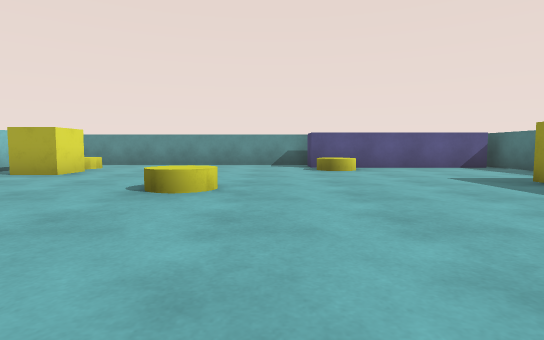
View 1 (above)

13 first-person views from a walk through a 3-D level made in the Unity game engine. The camera is 0.58 m above the floor, tilts 4° down and sees 80° across. The floor is counted in squares, 1 m on a side. Each view is taken from the middle of a square. On the plan, view 1 faces up. The plan holds only what a view shows up to about 9 squares ahead; the rest is blank. The player character is not drawn.

View 2
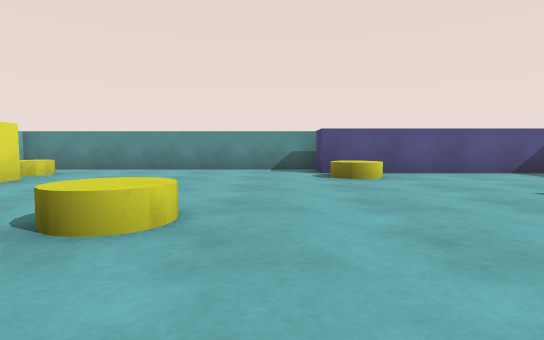

View 3
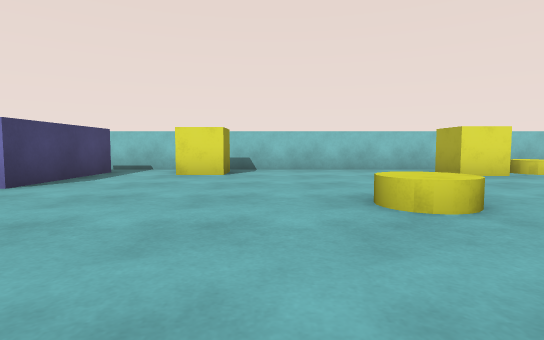

View 4
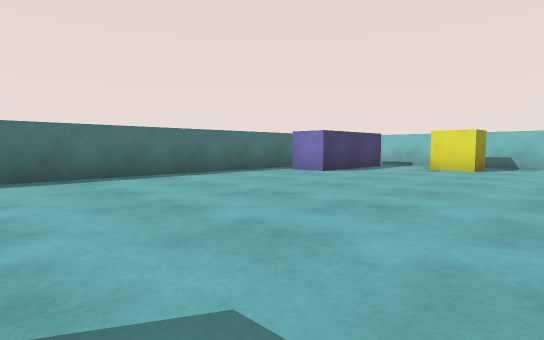

View 5
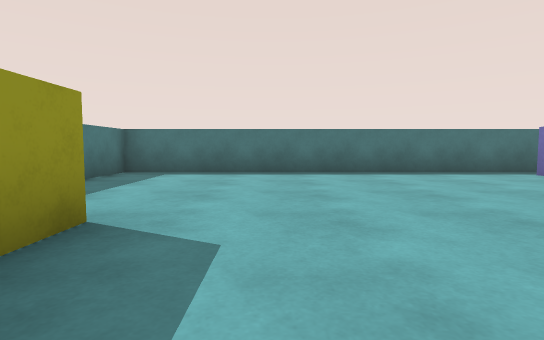

View 6
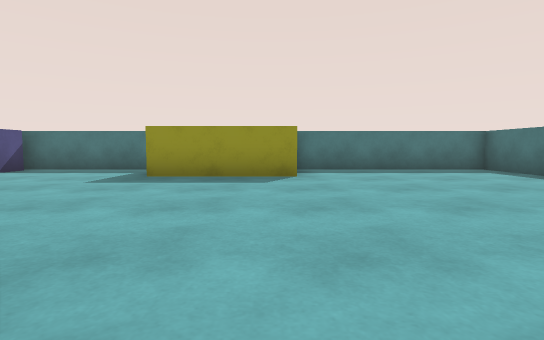

View 7
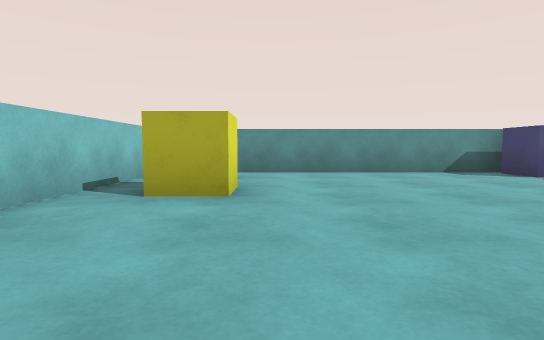

View 8
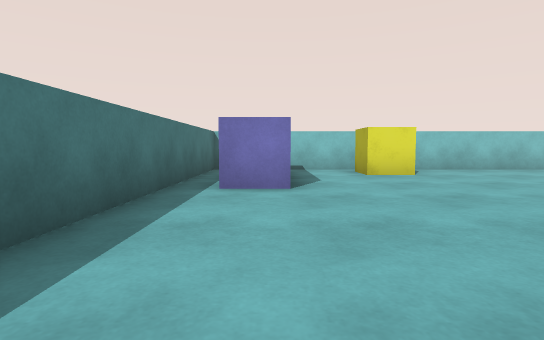

View 9
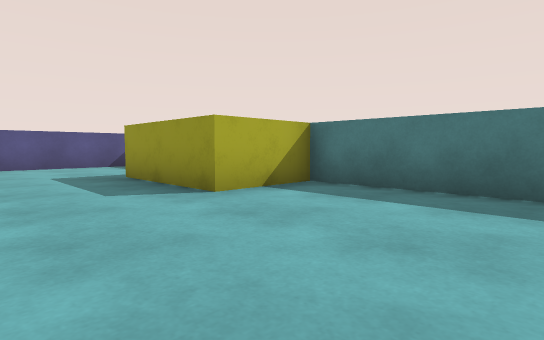

View 10
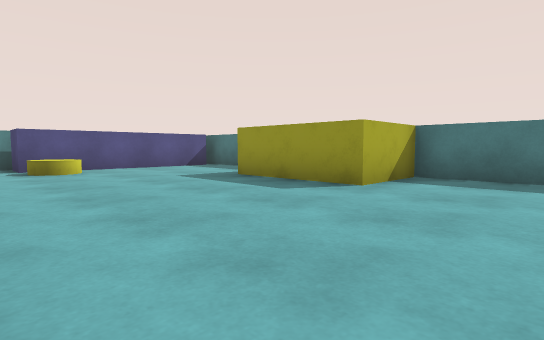

View 11
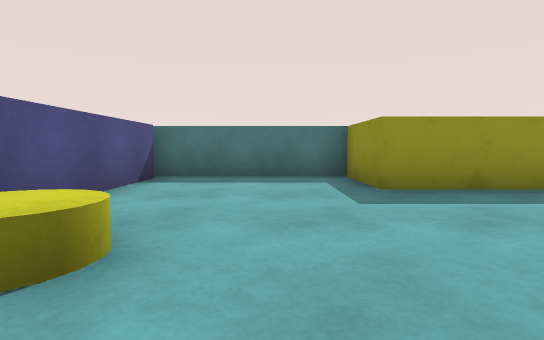

View 12
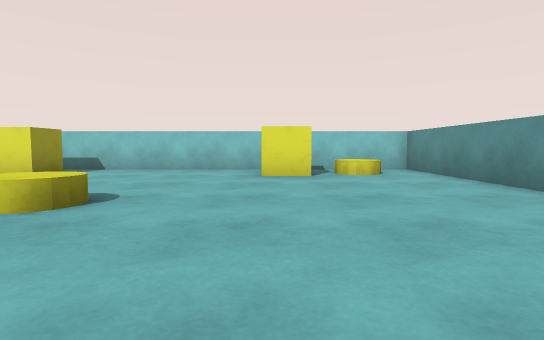

View 13
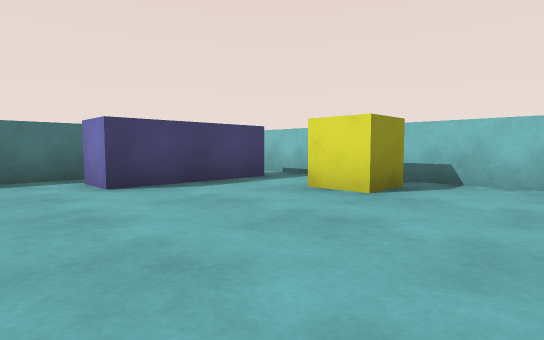

### Floor plan
Points are (right, up) in squares from view 1. A wall is a line through its corners. A room is listed if a view was taken in it or the views show most of it. See-through windows are left out.
Room 1 (views 1, 2, 3, 4, 5, 6, 7, 8, 9, 10, 11, 12, 13)
walls: (1.4, 10.6) (-6.5, 10.6) (-6.5, -2.5) (6.4, -2.5) (6.4, 2.5) (4.5, 2.5) (4.5, 5.5) (6.4, 5.5) (6.4, 9.6); (-5.6, -0.7) (-2.5, -0.7) (-2.5, -1.8); (6.1, 9.2) (1.1, 9.2) (1.1, 10.2)
objects: yellow cube (-6, 1) to (-5, 2); yellow cube (-5, 7); yellow cylinder (-5, 8); yellow cylinder (-1, 5); yellow cylinder (2, 8)

Positions as (right, up) in squares from view 1, and headings:
1: (0, 0), facing up
2: (0, 2), facing up
3: (2, 3), facing left
4: (4, 4), facing down-left
5: (3, 5), facing down
6: (-2, 3), facing right
7: (-4, 3), facing up
8: (2, -1), facing left
9: (2, -1), facing up-right
10: (0, 0), facing up-right
11: (0, 7), facing right
12: (2, 7), facing left
13: (-1, 4), facing down-left
